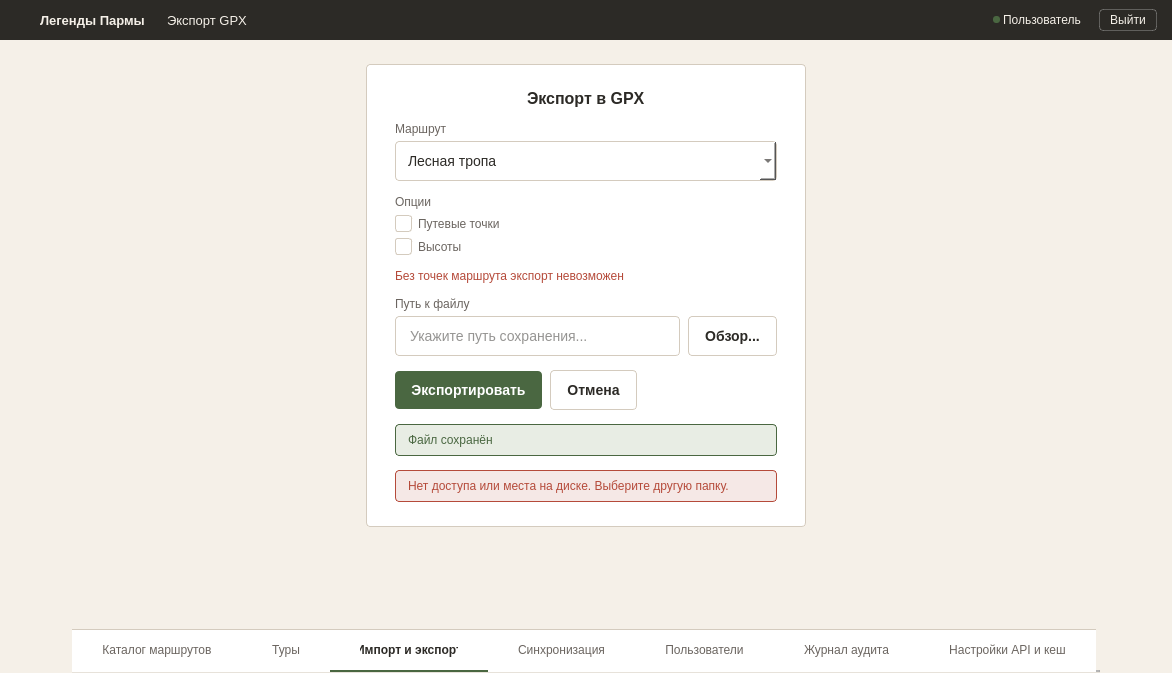
<?xml version="1.0" encoding="UTF-8"?>
<ui version="4.0">
 <class>MainWindow</class>
 <widget class="QMainWindow" name="MainWindow">
  <property name="geometry">
   <rect>
    <x>0</x>
    <y>0</y>
    <width>1172</width>
    <height>673</height>
   </rect>
  </property>
  <property name="windowTitle">
   <string>ExportGPX_Window</string>
  </property>
  <property name="styleSheet">
   <string notr="true">#centralwidget { background-color: #F5F0E8; }
#headerFrame { background-color: #2C2A26; border: none; }
#headerFrame QLabel { color: #F5F0E8; }
#logout_btn { background-color: transparent; color: #F5F0E8; border: 1px solid rgba(255, 255, 255, 0.25); padding: 3px 10px; font-size: 12px; border-radius: 4px; }
#logout_btn:hover { background-color: rgba(255, 255, 255, 0.08); border: 1px solid rgba(255, 255, 255, 0.4); }
#logout_btn:pressed { background-color: rgba(255, 255, 255, 0.12); border: 1px solid rgba(255, 255, 255, 0.5); }
#logout_btn:focus { border: 1px dashed #F5F0E8; }

#modalFrame { background-color: #FFFFFF; border: 1px solid #D4CBBE; border-radius: 4px; }
#lbl_modal_title { font-size: 16px; font-weight: 600; color: #2C2A26; }
#lbl_route, #lbl_options, #lbl_path { font-size: 12px; color: #6B6560; }
#lbl_error_hint { font-size: 12px; color: #B54A3A; }

QComboBox, QLineEdit { padding: 10px 12px; font-size: 14px; border-radius: 4px; border: 1px solid #D4CBBE; background-color: #FFFFFF; color: #2C2A26; }
QComboBox:hover, QLineEdit:hover { border: 1px solid #B8AE9E; }
QComboBox:focus, QLineEdit:focus { border: 1px solid #4A6741; }
QComboBox[error="true"], QLineEdit[error="true"] { border: 1px solid #B54A3A; }
QComboBox:disabled, QLineEdit:disabled { border: 1px dashed #D4CBBE; color: #A39E94; background-color: #F5F0E8; }
QComboBox QAbstractItemView { background-color: #FFFFFF; border: 1px solid #D4CBBE; selection-background-color: #E8EDE4; selection-color: #2C2A26; }

QCheckBox { spacing: 6px; font-size: 12px; color: #6B6560; background: transparent; }
QCheckBox::indicator { width: 15px; height: 15px; border-radius: 3px; border: 1px solid #D4CBBE; background-color: #FFFFFF; }
QCheckBox::indicator:hover { border: 1px solid #B8AE9E; }
QCheckBox::indicator:checked { background-color: #4A6741; border: 1px solid #4A6741; }
QCheckBox::indicator:disabled { background-color: #E5DFD4; border: 1px solid #E5DFD4; }
QCheckBox:disabled { color: #A39E94; }

#btn_export { background-color: #4A6741; color: #FFFFFF; border: none; padding: 11px 16px; font-size: 14px; font-weight: 600; border-radius: 4px; }
#btn_export:hover { background-color: #3D5636; }
#btn_export:pressed { background-color: #334A2E; }
#btn_export:disabled { background-color: #A8B5A0; }
#btn_export:focus { border: 1px dashed #4A6741; }

#btn_cancel, #btn_browse { background-color: #FFFFFF; color: #2C2A26; border: 1px solid #D4CBBE; padding: 11px 16px; font-size: 14px; font-weight: 600; border-radius: 4px; }
#btn_cancel:hover, #btn_browse:hover { background-color: #F5F0E8; border: 1px solid #4A6741; }
#btn_cancel:pressed, #btn_browse:pressed { background-color: #EDE6D9; }
#btn_cancel:disabled, #btn_browse:disabled { background-color: #FFFFFF; color: #A39E94; border: 1px solid #E5DFD4; }
#btn_cancel:focus, #btn_browse:focus { border: 1px dashed #4A6741; }

#successBanner { background-color: #E8EDE4; border: 1px solid #4A6741; border-radius: 4px; }
#successBanner QLabel { color: #4A6741; font-size: 12px; border: none; background: transparent; }
#errorBanner { background-color: #F5E8E6; border: 1px solid #B54A3A; border-radius: 4px; }
#errorBanner QLabel { color: #B54A3A; font-size: 12px; border: none; background: transparent; }

QTabWidget::panel { border: none; background-color: #FFFFFF; }
QTabBar { background-color: #FFFFFF; border: none; }
QTabBar::tab { height: 40px; background-color: #FFFFFF; color: #6B6560; font-size: 12px; font-weight: normal; padding: 0px 30px; border: none; border-bottom: 2px solid transparent; border-top: 1px solid #D4CBBE; text-align: center; }
QTabBar::tab:hover { color: #2C2A26; }
QTabBar::tab:selected { color: #2C2A26; font-weight: 600; border-bottom: 2px solid #4A6741; }</string>
  </property>
  <widget class="QWidget" name="centralwidget">
   <layout class="QVBoxLayout" name="verticalLayout">
    <property name="spacing"><number>0</number></property>
    <property name="leftMargin"><number>0</number></property>
    <property name="topMargin"><number>0</number></property>
    <property name="rightMargin"><number>0</number></property>
    <property name="bottomMargin"><number>0</number></property>
    <item>
     <widget class="QFrame" name="headerFrame">
      <property name="minimumSize"><size><width>0</width><height>40</height></size></property>
      <property name="maximumSize"><size><width>16777215</width><height>40</height></size></property>
      <layout class="QHBoxLayout" name="horizontalLayout">
       <property name="spacing"><number>0</number></property>
       <property name="leftMargin"><number>15</number></property>
       <property name="topMargin"><number>0</number></property>
       <property name="rightMargin"><number>15</number></property>
       <property name="bottomMargin"><number>0</number></property>
       <item>
        <widget class="QPushButton" name="logo">
         <property name="minimumSize"><size><width>22</width><height>22</height></size></property>
         <property name="maximumSize"><size><width>22</width><height>22</height></size></property>
         <property name="styleSheet"><string notr="true">QPushButton { background: transparent; margin-right: 12px; border: none; }</string></property>
         <property name="text"><string/></property>
         <property name="icon">
          <iconset resource="../qrc/login_res.qrc">
           <normaloff>:/login/icons/logo.png</normaloff>:/login/icons/logo.png</iconset>
         </property>
         <property name="iconSize"><size><width>18</width><height>18</height></size></property>
        </widget>
       </item>
       <item>
        <widget class="QLabel" name="name">
         <property name="styleSheet"><string notr="true">font-size: 13px; font-weight: bold; margin-right: 15px;</string></property>
         <property name="text"><string>Легенды Пармы</string></property>
        </widget>
       </item>
       <item>
        <widget class="QLabel" name="name_chart">
         <property name="styleSheet"><string notr="true">font-size: 13px; margin-right: 10px;</string></property>
         <property name="text"><string>Экспорт GPX</string></property>
        </widget>
       </item>
       <item>
        <spacer name="horizontalSpacer">
         <property name="orientation"><enum>Qt::Orientation::Horizontal</enum></property>
         <property name="sizeHint" stdset="0"><size><width>40</width><height>20</height></size></property>
        </spacer>
       </item>
       <item>
        <widget class="QLabel" name="status_lb">
         <property name="minimumSize"><size><width>7</width><height>7</height></size></property>
         <property name="maximumSize"><size><width>7</width><height>7</height></size></property>
         <property name="styleSheet"><string notr="true">background-color: #4A6741; border-radius: 3px; border: none;</string></property>
         <property name="text"><string/></property>
        </widget>
       </item>
       <item>
        <widget class="QLabel" name="role_lb">
         <property name="styleSheet"><string notr="true">font-size: 12px; margin-right: 15px;</string></property>
         <property name="text"><string>Пользователь</string></property>
        </widget>
       </item>
       <item>
        <widget class="QPushButton" name="logout_btn">
         <property name="cursor"><cursorShape>PointingHandCursor</cursorShape></property>
         <property name="text"><string>Выйти</string></property>
        </widget>
       </item>
      </layout>
     </widget>
    </item>
    <item>
     <layout class="QHBoxLayout" name="centerLayout">
      <property name="spacing"><number>0</number></property>
      <property name="leftMargin"><number>24</number></property>
      <property name="topMargin"><number>24</number></property>
      <property name="rightMargin"><number>24</number></property>
      <property name="bottomMargin"><number>24</number></property>
      <item>
       <spacer name="leftSpacer">
        <property name="orientation"><enum>Qt::Orientation::Horizontal</enum></property>
        <property name="sizeHint" stdset="0"><size><width>40</width><height>20</height></size></property>
       </spacer>
      </item>
      <item>
       <widget class="QFrame" name="modalFrame">
        <property name="minimumSize"><size><width>440</width><height>0</height></size></property>
        <property name="maximumSize"><size><width>440</width><height>16777215</height></size></property>
        <property name="sizePolicy"><sizepolicy hsizetype="Preferred" vsizetype="Maximum"><horstretch>0</horstretch><verstretch>0</verstretch></sizepolicy></property>
        <layout class="QVBoxLayout" name="modalLayout">
         <property name="spacing"><number>14</number></property>
         <property name="leftMargin"><number>28</number></property>
         <property name="topMargin"><number>24</number></property>
         <property name="rightMargin"><number>28</number></property>
         <property name="bottomMargin"><number>24</number></property>
         <item alignment="Qt::AlignHCenter">
          <widget class="QLabel" name="lbl_modal_title">
           <property name="text"><string>Экспорт в GPX</string></property>
          </widget>
         </item>
         <item>
          <layout class="QVBoxLayout" name="routeLayout">
           <property name="spacing"><number>5</number></property>
           <item><widget class="QLabel" name="lbl_route"><property name="text"><string>Маршрут</string></property></widget></item>
           <item>
            <widget class="QComboBox" name="comboRoute">
             <item><property name="text"><string>Лесная тропа</string></property></item>
             <item><property name="text"><string>Водный путь</string></property></item>
            </widget>
           </item>
          </layout>
         </item>
         <item>
          <layout class="QVBoxLayout" name="optionsLayout">
           <property name="spacing"><number>6</number></property>
           <item><widget class="QLabel" name="lbl_options"><property name="text"><string>Опции</string></property></widget></item>
           <item>
            <widget class="QCheckBox" name="chkWaypoints">
             <property name="text"><string>Путевые точки</string></property>
            </widget>
           </item>
           <item>
            <widget class="QCheckBox" name="chkElevations">
             <property name="text"><string>Высоты</string></property>
            </widget>
           </item>
          </layout>
         </item>
         <item>
          <widget class="QLabel" name="lbl_error_hint">
           <property name="text"><string>Без точек маршрута экспорт невозможен</string></property>
          </widget>
         </item>
         <item>
          <layout class="QVBoxLayout" name="pathLayout">
           <property name="spacing"><number>5</number></property>
           <item><widget class="QLabel" name="lbl_path"><property name="text"><string>Путь к файлу</string></property></widget></item>
           <item>
            <layout class="QHBoxLayout" name="pathInputLayout">
             <property name="spacing"><number>8</number></property>
             <item>
              <widget class="QLineEdit" name="inputPath">
               <property name="placeholderText"><string>Укажите путь сохранения...</string></property>
              </widget>
             </item>
             <item>
              <widget class="QPushButton" name="btn_browse">
               <property name="cursor"><cursorShape>PointingHandCursor</cursorShape></property>
               <property name="text"><string>Обзор...</string></property>
              </widget>
             </item>
            </layout>
           </item>
          </layout>
         </item>
         <item>
          <layout class="QHBoxLayout" name="buttonsLayout">
           <property name="spacing"><number>8</number></property>
           <item>
            <widget class="QPushButton" name="btn_export">
             <property name="cursor"><cursorShape>PointingHandCursor</cursorShape></property>
             <property name="text"><string>Экспортировать</string></property>
            </widget>
           </item>
           <item>
            <widget class="QPushButton" name="btn_cancel">
             <property name="cursor"><cursorShape>PointingHandCursor</cursorShape></property>
             <property name="text"><string>Отмена</string></property>
            </widget>
           </item>
           <item>
            <spacer name="buttonsSpacer">
             <property name="orientation"><enum>Qt::Orientation::Horizontal</enum></property>
             <property name="sizeHint" stdset="0"><size><width>40</width><height>20</height></size></property>
            </spacer>
           </item>
          </layout>
         </item>
         <item>
          <widget class="QFrame" name="successBanner">
           <property name="visible"><bool>false</bool></property>
           <layout class="QHBoxLayout" name="successLayout">
            <property name="leftMargin"><number>12</number></property>
            <property name="topMargin"><number>8</number></property>
            <property name="rightMargin"><number>12</number></property>
            <property name="bottomMargin"><number>8</number></property>
            <item>
             <widget class="QLabel" name="lbl_success">
              <property name="text"><string>Файл сохранён</string></property>
             </widget>
            </item>
           </layout>
          </widget>
         </item>
         <item>
          <widget class="QFrame" name="errorBanner">
           <property name="visible"><bool>false</bool></property>
           <layout class="QHBoxLayout" name="errorLayout">
            <property name="leftMargin"><number>12</number></property>
            <property name="topMargin"><number>8</number></property>
            <property name="rightMargin"><number>12</number></property>
            <property name="bottomMargin"><number>8</number></property>
            <item>
             <widget class="QLabel" name="lbl_error">
              <property name="text"><string>Нет доступа или места на диске. Выберите другую папку.</string></property>
             </widget>
            </item>
           </layout>
          </widget>
         </item>
        </layout>
       </widget>
      </item>
      <item>
       <spacer name="rightSpacer">
        <property name="orientation"><enum>Qt::Orientation::Horizontal</enum></property>
        <property name="sizeHint" stdset="0"><size><width>40</width><height>20</height></size></property>
       </spacer>
      </item>
     </layout>
    </item>
    <item>
     <spacer name="verticalSpacer">
      <property name="orientation"><enum>Qt::Orientation::Vertical</enum></property>
      <property name="sizeHint" stdset="0"><size><width>20</width><height>40</height></size></property>
     </spacer>
    </item>
    <item alignment="Qt::AlignmentFlag::AlignHCenter">
     <widget class="QTabWidget" name="tabWidget">
      <property name="sizePolicy"><sizepolicy hsizetype="Maximum" vsizetype="Fixed"><horstretch>0</horstretch><verstretch>0</verstretch></sizepolicy></property>
      <property name="minimumSize"><size><width>0</width><height>44</height></size></property>
      <property name="maximumSize"><size><width>16777215</width><height>44</height></size></property>
      <property name="tabPosition"><enum>QTabWidget::TabPosition::North</enum></property>
      <property name="currentIndex"><number>2</number></property>
      <property name="usesScrollButtons"><bool>false</bool></property>
      <property name="tabsClosable"><bool>false</bool></property>
      <property name="drawBase" stdset="0"><bool>false</bool></property>
      <widget class="QWidget" name="tab_8"><attribute name="title"><string>Каталог маршрутов</string></attribute></widget>
      <widget class="QWidget" name="tab_9"><attribute name="title"><string>Туры</string></attribute></widget>
      <widget class="QWidget" name="tab_10"><attribute name="title"><string>Импорт и экспорт</string></attribute></widget>
      <widget class="QWidget" name="tab_11"><attribute name="title"><string>Синхронизация</string></attribute></widget>
      <widget class="QWidget" name="tab_12"><attribute name="title"><string>Пользователи</string></attribute></widget>
      <widget class="QWidget" name="tab_13"><attribute name="title"><string>Журнал аудита</string></attribute></widget>
      <widget class="QWidget" name="tab_14"><attribute name="title"><string>Настройки API и кеш</string></attribute></widget>
     </widget>
    </item>
   </layout>
  </widget>
 </widget>
 <resources>
  <include location="../qrc/login_res.qrc"/>
 </resources>
 <connections/>
</ui>
